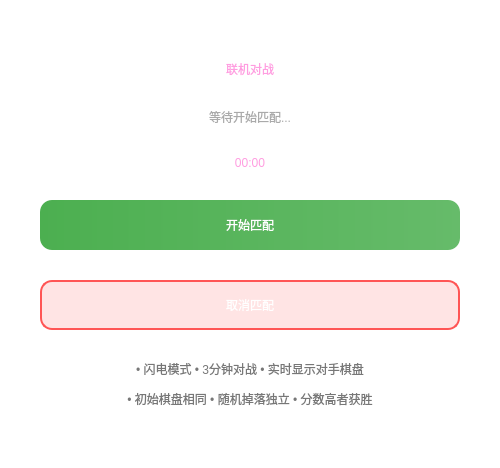
<?xml version="1.0" encoding="UTF-8"?>
<ui version="4.0">
 <class>OnlineMenu</class>
 <widget class="QWidget" name="OnlineMenu">
  <property name="geometry">
   <rect>
    <x>0</x>
    <y>0</y>
    <width>500</width>
    <height>400</height>
   </rect>
  </property>
  <property name="windowTitle">
   <string>联机对战</string>
  </property>
  <property name="styleSheet">
   <string notr="true">background:transparent;</string>
  </property>
  <layout class="QVBoxLayout" name="verticalLayout">
   <property name="spacing">
    <number>30</number>
   </property>
   <property name="leftMargin">
    <number>40</number>
   </property>
   <property name="topMargin">
    <number>60</number>
   </property>
   <property name="rightMargin">
    <number>40</number>
   </property>
   <property name="bottomMargin">
    <number>60</number>
   </property>

   <!-- 标题 -->
   <item>
    <widget class="QLabel" name="labelTitle">
     <property name="styleSheet">
      <string notr="true">color:#ff9de0;font:700 28pt 'Microsoft YaHei';</string>
     </property>
     <property name="text">
      <string>联机对战</string>
     </property>
     <property name="alignment">
      <set>Qt::AlignCenter</set>
     </property>
    </widget>
   </item>

   <!-- 状态显示 -->
   <item>
    <widget class="QLabel" name="labelStatus">
     <property name="styleSheet">
      <string notr="true">color:#aaa;font:16pt 'Microsoft YaHei';</string>
     </property>
     <property name="text">
      <string>等待开始匹配...</string>
     </property>
     <property name="alignment">
      <set>Qt::AlignCenter</set>
     </property>
    </widget>
   </item>

   <!-- 匹配时长 -->
   <item>
    <widget class="QLabel" name="labelTime">
     <property name="styleSheet">
      <string notr="true">color:#ff9de0;font:bold 24pt 'Microsoft YaHei';</string>
     </property>
     <property name="text">
      <string>00:00</string>
     </property>
     <property name="alignment">
      <set>Qt::AlignCenter</set>
     </property>
    </widget>
   </item>

   <!-- 匹配按钮 -->
   <item>
    <widget class="QPushButton" name="btnStartMatch">
     <property name="minimumSize">
      <size>
       <width>0</width>
       <height>50</height>
      </size>
     </property>
     <property name="styleSheet">
      <string notr="true">
QPushButton{
    color:#fff;
    font:bold 16pt 'Microsoft YaHei';
    border:none;
    border-radius:12px;
    background:qlineargradient(x1:0,y1:0,x2:1,y2:0, stop:0 #4caf50, stop:1 #66bb6a);
}
QPushButton:hover{
    background:qlineargradient(x1:0,y1:0,x2:1,y2:0, stop:0 #66bb6a, stop:1 #81c784);
}
QPushButton:pressed{
    background:qlineargradient(x1:0,y1:0,x2:1,y2:0, stop:0 #388e3c, stop:1 #4caf50);
}
      </string>
     </property>
     <property name="text">
      <string>开始匹配</string>
     </property>
    </widget>
   </item>

   <!-- 取消匹配按钮 -->
   <item>
    <widget class="QPushButton" name="btnCancelMatch">
     <property name="minimumSize">
      <size>
       <width>0</width>
       <height>50</height>
      </size>
     </property>
     <property name="styleSheet">
      <string notr="true">
QPushButton{
    color:#fff;
    font:bold 16pt 'Microsoft YaHei';
    border:2px solid #ff5555;
    border-radius:12px;
    background:rgba(255,85,85,40);
}
QPushButton:hover{
    background:rgba(255,85,85,60);
    border-color:#ff4444;
}
QPushButton:pressed{
    background:rgba(255,85,85,80);
}
      </string>
     </property>
     <property name="text">
      <string>取消匹配</string>
     </property>
     <property name="visible">
      <bool>false</bool>
     </property>
    </widget>
   </item>

   <item>
    <spacer name="verticalSpacer">
     <property name="orientation">
      <enum>Qt::Vertical</enum>
     </property>
     <property name="sizeHint" stdset="0">
      <size>
       <width>20</width>
       <height>40</height>
      </size>
     </property>
    </spacer>
   </item>

   <!-- 匹配规则说明 -->
   <item>
    <widget class="QLabel" name="labelHint">
     <property name="styleSheet">
      <string notr="true">color:#777;font:11pt 'Microsoft YaHei';</string>
     </property>
     <property name="text">
      <string>&lt;html&gt;&lt;head/&gt;&lt;body&gt;
&lt;p align=&quot;center&quot;&gt;• 闪电模式 • 3分钟对战 • 实时显示对手棋盘&lt;/p&gt;
&lt;p align=&quot;center&quot;&gt;• 初始棋盘相同 • 随机掉落独立 • 分数高者获胜&lt;/p&gt;
&lt;/body&gt;&lt;/html&gt;</string>
     </property>
     <property name="alignment">
      <set>Qt::AlignCenter</set>
     </property>
    </widget>
   </item>

  </layout>
 </widget>
 <resources/>
 <connections/>
</ui>
